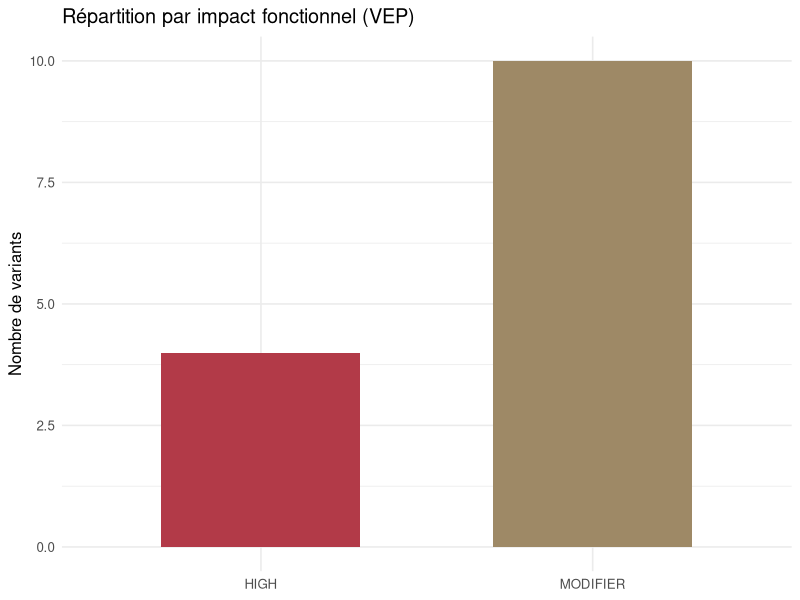

The R source for this figure:
## ---- chunk 1
knitr::opts_chunk$set(echo = FALSE, warning = FALSE, message = FALSE)
library(tidyverse)
library(knitr)
## ---- chunk 2
df <- read_tsv("../results/sv_panel_annotated.tsv", show_col_types = FALSE)
## ---- chunk 3
df %>%
  count(top_impact) %>%
  mutate(top_impact = factor(top_impact, levels = c("HIGH", "MODERATE", "LOW", "MODIFIER"))) %>%
  ggplot(aes(x = top_impact, y = n, fill = top_impact)) +
  geom_col(width = 0.6) +
  scale_fill_manual(values = c(HIGH = "#B23A48", MODERATE = "#D4A574", LOW = "#4A7C7C", MODIFIER = "#9e8966")) +
  labs(x = NULL, y = "Nombre de variants", title = "Répartition par impact fonctionnel (VEP)") +
  theme_minimal(base_size = 12) +
  theme(legend.position = "none")
## ---- chunk 4
df %>%
  select(id, chrom, start, end, svtype, size_bp, af_global, genes, top_impact, consequences) %>%
  kable(
    col.names = c("ID", "Chr", "Début", "Fin", "Type", "Taille (pb)", "AF global",
                  "Gène(s)", "Impact", "Conséquences (VEP)"),
    align = "l",
    format = "html",
    escape = TRUE
  )
